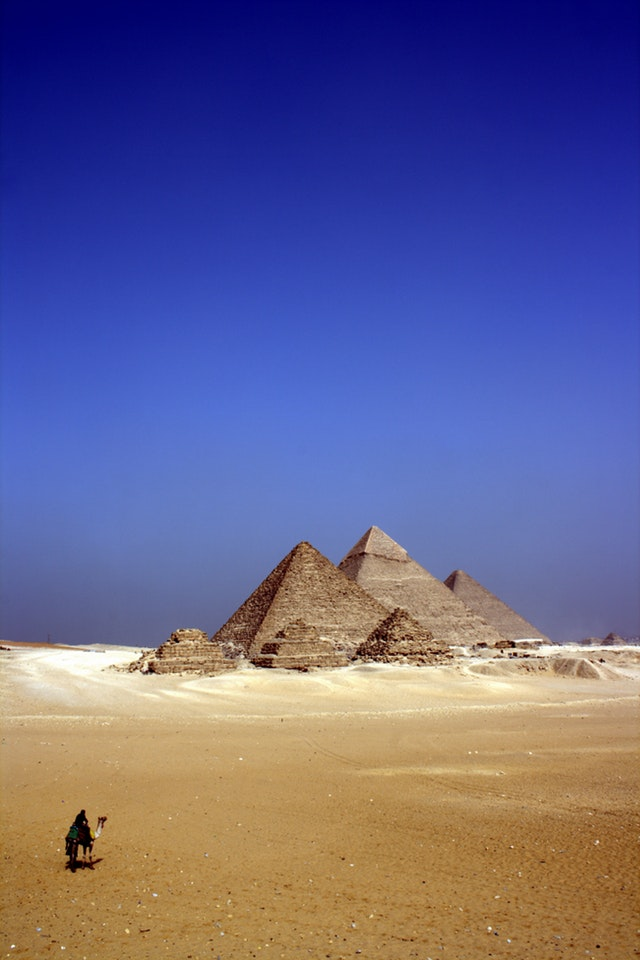
#> input picture lab03-std/Lab-03-Smoothing-STD/pyramids.jpeg, 640 x 960 px, found by its file name
$ jupyter execute Untitled.ipynb   (shell and % lines are left out)
#> lines starting #> are read from the running program, lines starting #| are printed output that depends on the picture
[cell 1]
import commonfunctions as cf # this a custom module found the commonfunctions.py
import math
import skimage
import skimage.io as io

# Show the figures / plots inside the notebook
from skimage.color import rgb2gray,rgb2hsv,rgba2rgb
from skimage.transform import resize
from skimage.filters import median , gaussian

import matplotlib.pyplot as plt
import numpy as np
from skimage.util import random_noise
import numpy as np

from skimage.exposure import histogram
from matplotlib.pyplot import bar

[cell 2]
def show_images(images,titles=None):
    #This function is used to show image(s) with titles by sending an array of images and an array of associated titles.
    # images[0] will be drawn with the title titles[0] if exists
    # You aren't required to understand this function, use it as-is.
    n_ims = len(images)
    if titles is None: titles = ['(%d)' % i for i in range(1,n_ims + 1)]
    fig = plt.figure()
    n = 1
    for image,title in zip(images,titles):
        a = fig.add_subplot(1,n_ims,n)
        if image.ndim == 2:
            plt.gray()
        plt.imshow(image)
        a.set_title(title)
        n += 1
    fig.set_size_inches(np.array(fig.get_size_inches()) * n_ims)
    plt.show()

[cell 3]
'''
(1) Your own median filter algorithm
'''
img = io.imread('pyramids.jpeg')
#> img is the input picture: shape (960, 640, 3); mean R, G, B 102.5, 99.6, 141.8
img2 = rgb2gray(img)
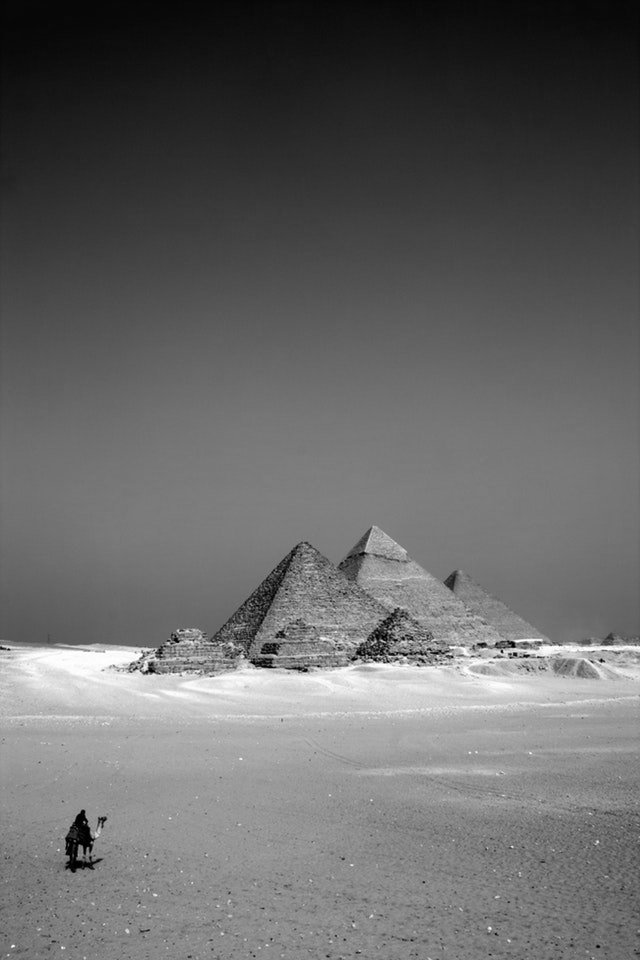
#> img2: shape (960, 640) float64; min 0, max 1, mean 0.405
noise_img1e = random_noise(img2, mode='s&p',amount=0.05)
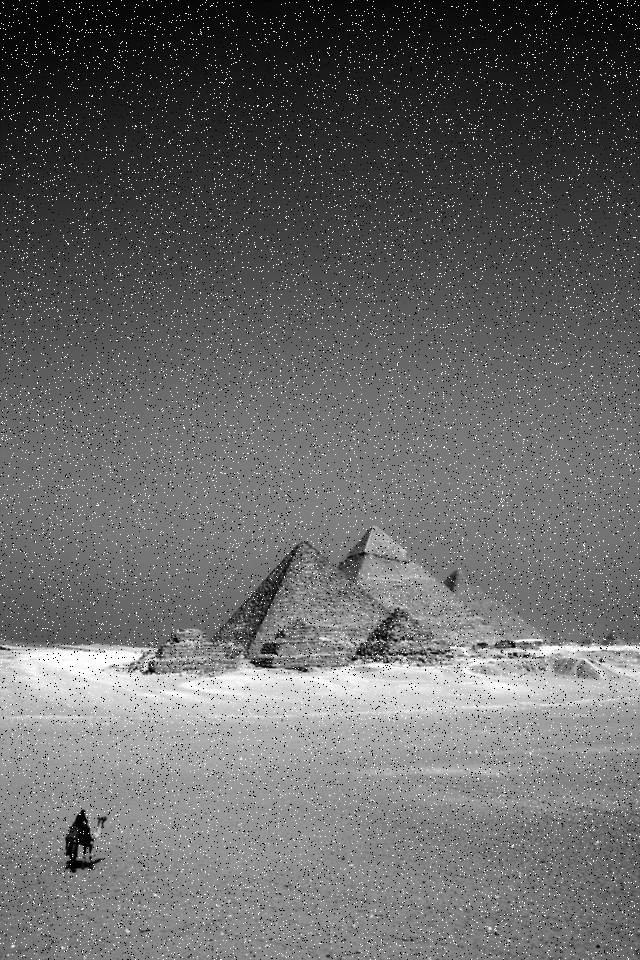
#> noise_img1e: shape (960, 640) float64; min 0, max 1, mean 0.409
noise_img_copy = np.copy(noise_img1e)
#print(noise_img1e)

for i in range (1,noise_img1e.shape[0]-2):
    for j in range (1,noise_img1e.shape[1]-2):
        temp = np.zeros([9])
        counter=0
        for k in range (i-1,i+2):
            for l in range (j-1,j+2):
                temp[counter]=noise_img1e[k][l]
                counter = counter+1
        temp.sort()
        noise_img1e[i][j]=temp[4]

print (noise_img1e)
#> (printed output is left out)
images=[noise_img_copy,noise_img1e ]
show_images(images)
#> in show_images, `n_ims = len(images)`: n_ims = 2
#> the loop in show_images, `for image,title in zip(images,titles):` made 2 passes
#> (title, n) on passes 1 to 2: ('(1)', 2), ('(2)', 3)
#> after the loop in show_images, `for image,title in zip(images,titles):`: n = 3
#> in show_images, `plt.show()`:
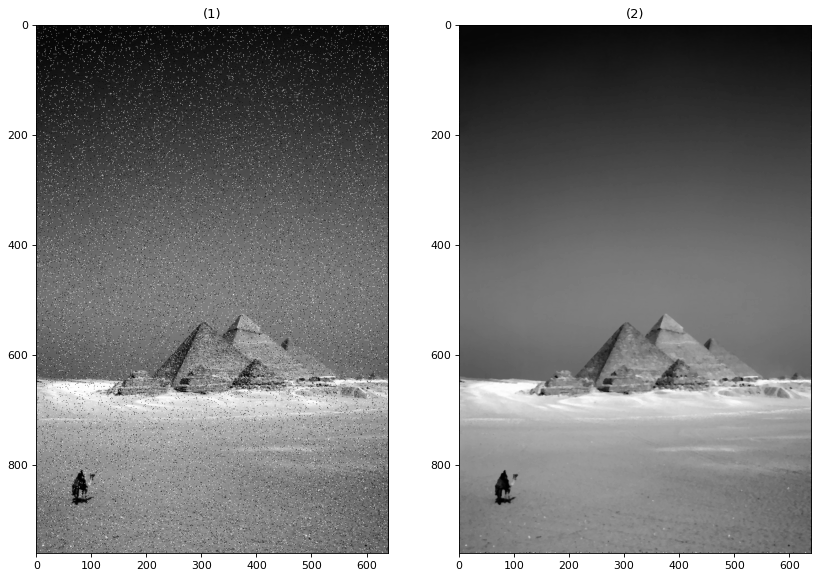
#> figure drawn by matplotlib, 2 panels

[cell 4]
'''
(2) skimage median filter
'''
img = io.imread('pyramids.jpeg')
img2 = rgb2gray(img)
noise_img1e = random_noise(img2, mode='s&p',amount=0.05)
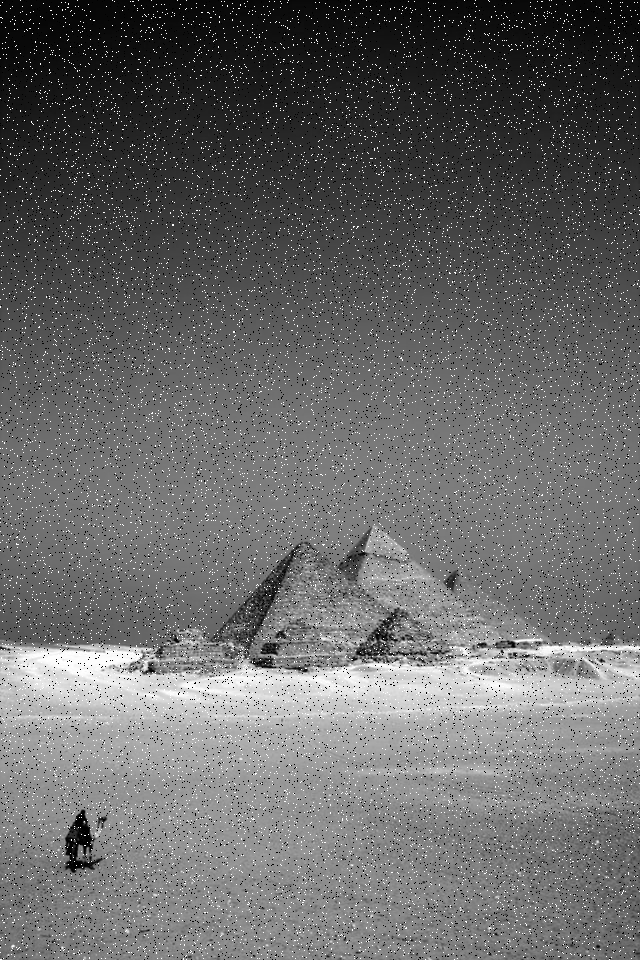
#> noise_img1e: shape (960, 640) float64; min 0, max 1, mean 0.41
noise_img_copy = np.copy(noise_img1e)

med = median(noise_img1e)

images=[noise_img_copy,med ]
show_images(images)
#> the loop in show_images (call 2), `for image,title in zip(images,titles):` made 2 passes

[cell 5]
'''
(3) Gaussion Filters
'''
img = io.imread('pyramids.jpeg')
img2 = rgb2gray(img)
noise_img1e = random_noise(img2, mode='s&p',amount=0.05)
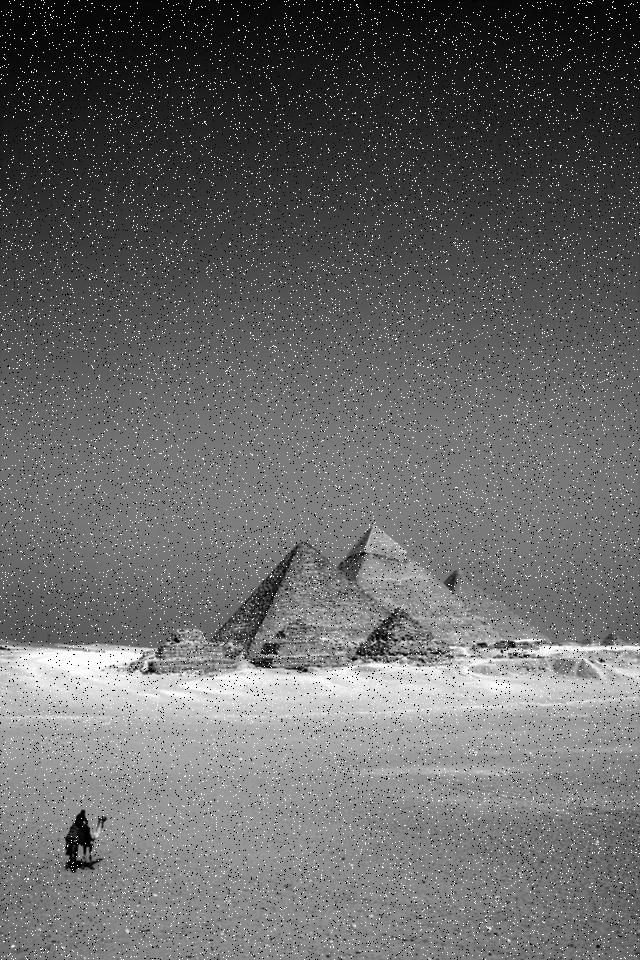
#> noise_img1e: shape (960, 640) float64; min 0, max 1, mean 0.409
noise_img_copy = np.copy(noise_img1e)

med1 = gaussian(noise_img_copy, sigma=8)
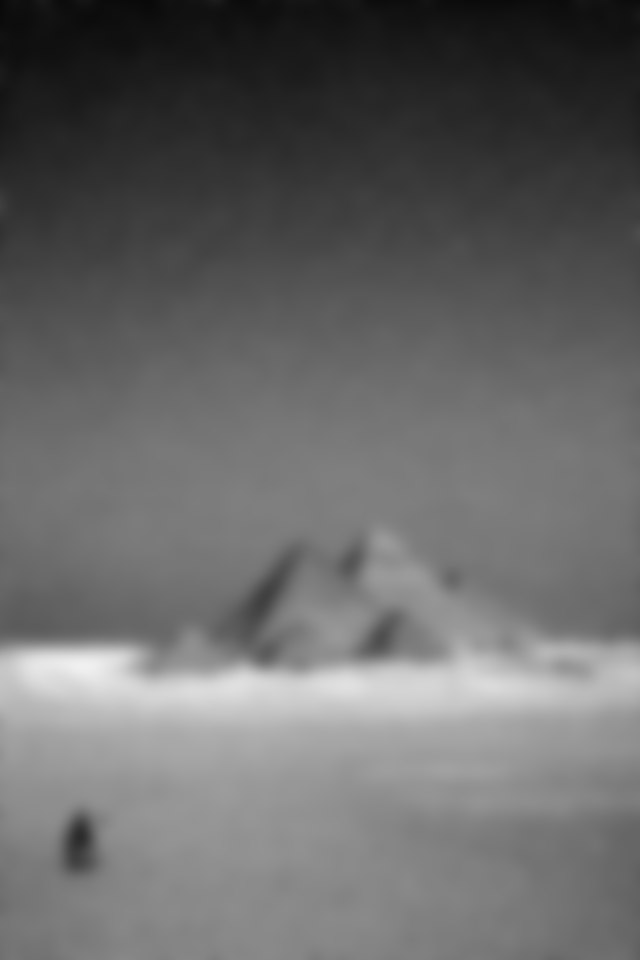
#> med1: shape (960, 640) float64; min 0.0368, max 0.945, mean 0.409
med2 = gaussian(noise_img_copy, sigma=3)
med222 = gaussian(noise_img_copy, sigma=2.5)
med22 = gaussian(noise_img_copy, sigma=2)

med3 = gaussian(noise_img_copy, sigma=0.2)
f1=np.array([
    [1,2,1],
    [2,4,2],
    [1,2,1]
])
images=[noise_img_copy,med1 , med2 , med222 , med22 , med3 ]
show_images(images)

# the value of sigma depends on trade off between noise reduction and bluring
# increasing sigma will lead to reduce the noise and increase bluring
# decrease sigma will lead to reduce bluring and increase the noise
# the current pixel is affected by the neighborhoods of it
# 2.5 is more suitable
# gaussian filter is more suitable with additive noise not implusive noise( salt and pepper)
#cf.show_3d_image_filtering_in_freq(med1, f1)
#cf.show_3d_image_filtering_in_freq(med2, f1)
#cf.show_3d_image_filtering_in_freq(med3, f1)

$ run again, with lab03-std/Lab-03-Smoothing-STD/3.png saved as lab03-std/Lab-03-Smoothing-STD/pyramids.jpeg
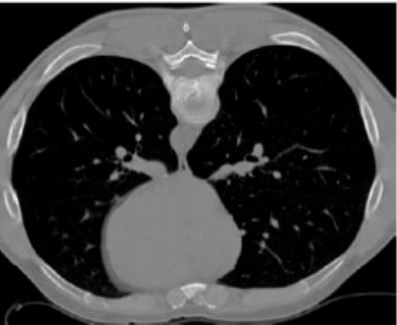
#> input picture lab03-std/Lab-03-Smoothing-STD/3.png, 397 x 325 px, found by its file name
#> img is the input picture: shape (325, 397, 3); min 0, max 255, mean 60.3
#> (printed output is left out)
#> n_ims = 2
#> the loop in show_images, `for image,title in zip(images,titles):` made 2 passes
#> (title, n) on passes 1 to 2: ('(1)', 2), ('(2)', 3)
#> after the loop in show_images, `for image,title in zip(images,titles):`: n = 3
#> `noise_img1e = random_noise(img2, mode='s&p',amount=0.05)`:
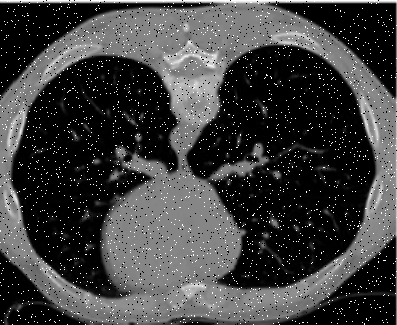
#> noise_img1e: shape (325, 397) float64; min 0, max 1, mean 0.25
#> the loop in show_images (call 2), `for image,title in zip(images,titles):` made 2 passes
#> `med2 = gaussian(noise_img_copy, sigma=3)`:
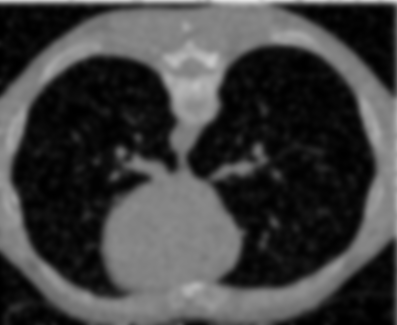
#> med2: shape (325, 397) float64; min 7.71e-05, max 0.882, mean 0.251

$ run again, with lab03-std/Lab-03-Smoothing-STD/pout.tif saved as lab03-std/Lab-03-Smoothing-STD/pyramids.jpeg
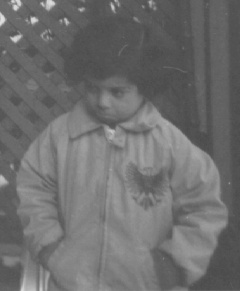
#> input picture lab03-std/Lab-03-Smoothing-STD/pout.tif, 240 x 291 px, found by its file name
#> img is the input picture: shape (291, 240); min 73, max 225, mean 110.3
#> (printed output is left out)
#> n_ims = 2
#> the loop in show_images, `for image,title in zip(images,titles):` made 2 passes
#> (title, n) on passes 1 to 2: ('(1)', 2), ('(2)', 3)
#> after the loop in show_images, `for image,title in zip(images,titles):`: n = 3
#> `noise_img1e = random_noise(img2, mode='s&p',amount=0.05)`:
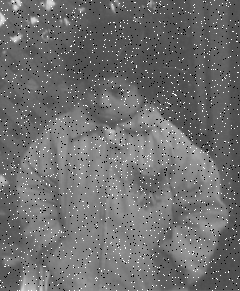
#> noise_img1e: shape (291, 240) float64; min 0, max 1, mean 0.436
#> the loop in show_images (call 2), `for image,title in zip(images,titles):` made 2 passes
#> `med1 = gaussian(noise_img_copy, sigma=8)`:
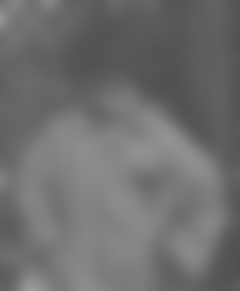
#> med1: shape (291, 240) float64; min 0.313, max 0.608, mean 0.436
